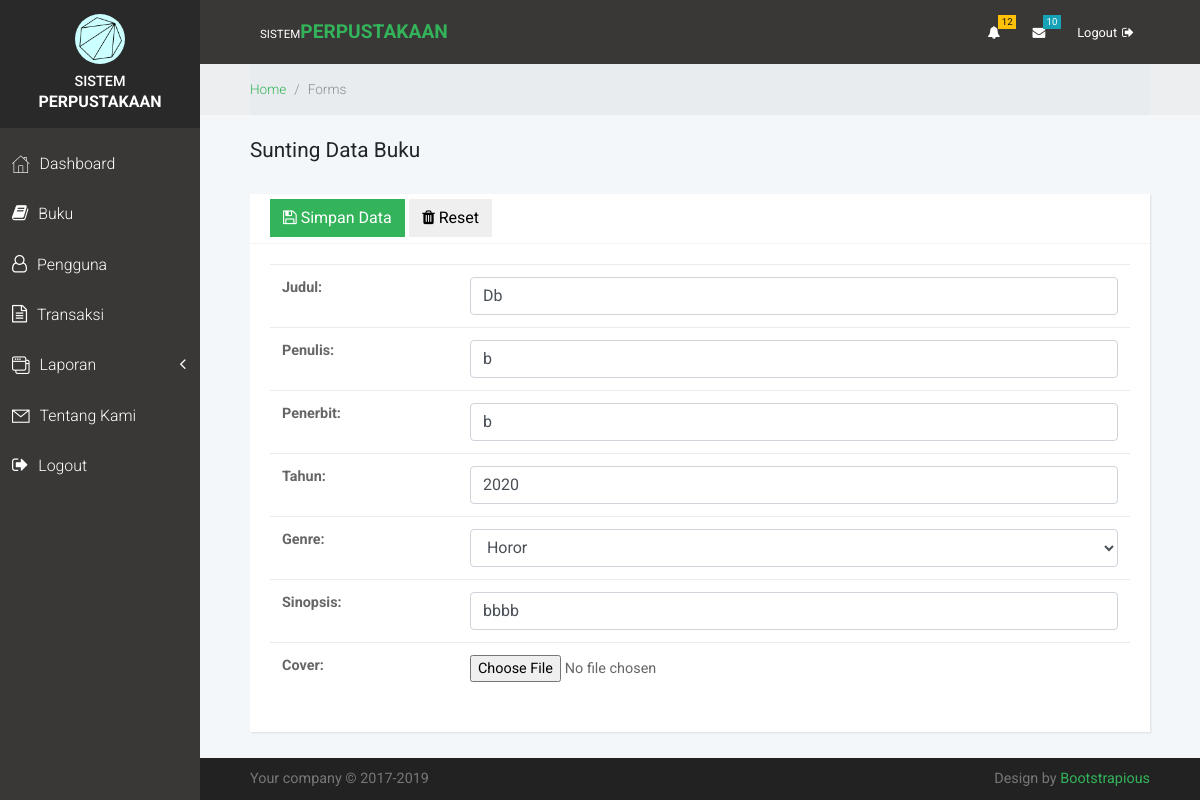
The app's page /buku/edit/4 with its own data.
### buku/models.py (models this page shows, shortened)
class Buku(models.Model):
	judul = models.CharField(max_length=80)
	penulis = models.CharField(max_length=80)
	penerbit = models.CharField(max_length=80)
	tahun = models.IntegerField(null=True)
	genre = models.ForeignKey(Genre, on_delete=models.CASCADE, null=True)
	sinopsis = models.CharField(max_length=300)
	cover = models.ImageField(upload_to='cover/',null=True)
	tanggal = models.DateField(auto_now_add=True, null=True)

### buku/views.py (the view)
# urls.py: path('buku/edit/<int:id_buku>', buku.edit, name='editBuku' ),
def edit(request, id_buku):
	buku = Buku.objects.get(id=id_buku)
	if request.POST:
		form = FormBuku(request.POST, request.FILES, instance=buku)
		if form.is_valid():
			form.save()
			messages.success(request, 'Data Berhasil Diubah')
			return redirect('tampilBuku')
	else:
		form = FormBuku(instance=buku)
		var ={
		'form':form,
		'judul' : "Sunting Data Buku",
		'buku':buku,
		}
		return render(request, 'editBuku.html', var)

### buku/form.py
class FormBuku(ModelForm):
	class Meta:
		model = Buku
		fields = '__all__'
		widgets ={
			'judul' : forms.TextInput({'class':'form-control'}),
			'penulis' : forms.TextInput({'class':'form-control'}),
			'penerbit' : forms.TextInput({'class':'form-control'}),
			'tahun' : forms.NumberInput({'class':'form-control', 'min':'1940', 'max':'4000'}),
			'genre' : forms.Select({'class':'form-control'}),
			'sinopsis' : forms.TextInput({'class':'form-control'}),
		}

### buku/models.py (called while the page is built)
	def __str__(self):
		return self.nama

### buku/templates/editBuku.html (shortened to what this page needs)
{% extends 'base.html' %}
{% block content %}
<br>
	<h1 class="h2 display">{{judul}}</h1>
<br>
<div class="row">
    <div class="col-lg-12">
      <div class="card">
        <div class="card-header d-flex align-items-center">
          <form class="form-horizontal" action="{%url 'editBuku' buku.id%}" method="post" enctype="multipart/form-data">
          <h2 class="h4 display display">
            <button class="btn btn-primary"><i class="fa fa-save"></i> Simpan Data</button>
            <button class="btn btn-grey" type="reset"><i class="fa fa-trash"></i> Reset</button>
          </h2>
        </div>
        <div class="card-body">
            <table class="table">
              {{form.as_table}}
            </table>
        </div>
      </div>
    </div>
 </div>
{%endblock%}

### static/css/style.default.css (style rules this page uses)
body { overflow-x: hidden; }
i { display: inline-block; }
table { font-size: 0.9em; color: #666; }
h2 { color: #555; font-weight: 400; }
.card { height: 100%; border: none; background: #fff; -webkit-box-shadow: 1px 1px 2px rgba(0, 0, 0, 0.1); box-shadow: 1px 1px 2px rgba(0, 0, 0, 0.1); border-radius: 0; }
.card-header { height: 50px; background-color: #fff; border-bottom-color: #f3f3f3; border-top: none; }
.card-header h2, .card-header h3 { margin-bottom: 0; }
.display { font-weight: 400 !important; }
button { cursor: pointer; }
.btn { font-weight: normal; border: 1px solid transparent; padding: 0.5rem 0.75rem; font-size: 1rem; line-height: 1.25; border-radius: 0; -webkit-transition: all 0.15s ease-in-out; transition: all 0.15s ease-in-out; }
.btn-primary { color: #fff; background-color: #33b35a; border-color: #33b35a; }
body { font-family: "Roboto", sans-serif; font-size: 1rem; font-weight: normal; line-height: 1.5; color: #212529; background-color: #fff; }
h1, h2, h3, h4, h5, h6, .h1, .h2, .h3, .h4, .h5, .h6 { margin-bottom: 0.5rem; font-family: inherit; font-weight: 500; line-height: 1.1; color: inherit; }
h1, .h1 { font-size: 1.5rem; }
h2, .h2 { font-size: 1.3rem; }
h4, .h4 { font-size: 1.1rem; }

### records on screen
Buku: judul "Db", penulis "b", penerbit "b", tahun "2020", genre "Horor", sinopsis "bbbb"

### other values on screen
{{ judul }} "Sunting Data Buku"
